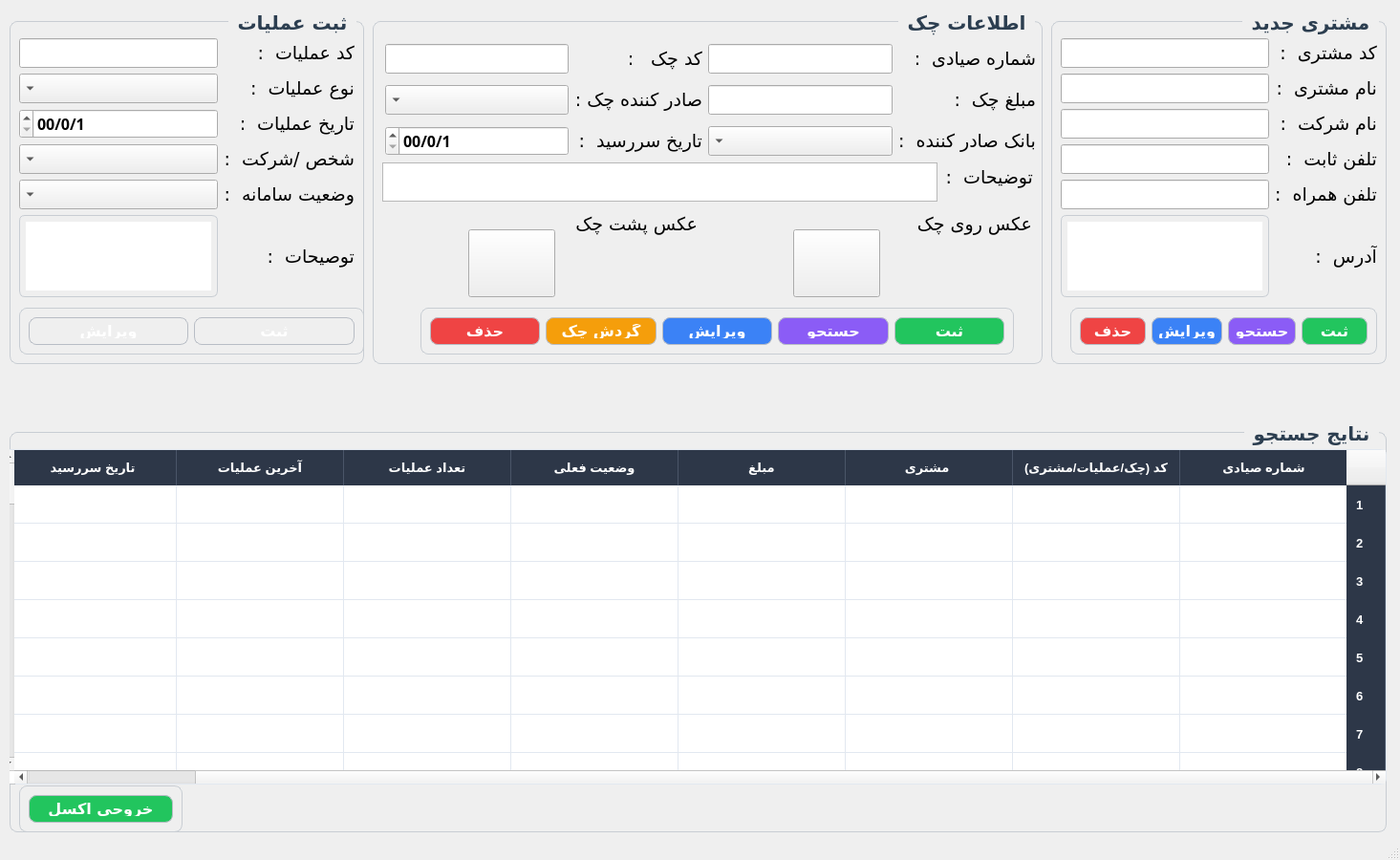
<?xml version="1.0" encoding="UTF-8"?>
<ui version="4.0">
 <class>MainWindow</class>
 <widget class="QMainWindow" name="MainWindow">
  <property name="enabled">
   <bool>true</bool>
  </property>
  <property name="geometry">
   <rect>
    <x>0</x>
    <y>0</y>
    <width>1465</width>
    <height>900</height>
   </rect>
  </property>
  <property name="minimumSize">
   <size>
    <width>1465</width>
    <height>900</height>
   </size>
  </property>
  <property name="maximumSize">
   <size>
    <width>1465</width>
    <height>900</height>
   </size>
  </property>
  <property name="windowTitle">
   <string>MainWindow</string>
  </property>
  <property name="styleSheet">
   <string notr="true"/>
  </property>
  <widget class="QWidget" name="centralwidget">
   <widget class="QGroupBox" name="groupBox_Sabtamaliyat">
    <property name="geometry">
     <rect>
      <x>10</x>
      <y>10</y>
      <width>371</width>
      <height>371</height>
     </rect>
    </property>
    <property name="font">
     <font>
      <family>B Yekan</family>
      <pointsize>15</pointsize>
      <weight>75</weight>
      <bold>true</bold>
     </font>
    </property>
    <property name="layoutDirection">
     <enum>Qt::RightToLeft</enum>
    </property>
    <property name="styleSheet">
     <string notr="true">QGroupBox{
    border:1px solid #C8CDD3;
    border-radius:8px;
    margin-top:12px;
    font-size:15pt;
    font-weight:bold;
    color:#2C3E50;
}

QGroupBox::title{
    subcontrol-origin: margin;
    left:15px;
    padding:0px 6px;
}</string>
    </property>
    <property name="title">
     <string>ثبت عملیات</string>
    </property>
    <widget class="QGroupBox" name="groupBox_Moshtaridokmeha_4">
     <property name="geometry">
      <rect>
       <x>10</x>
       <y>300</y>
       <width>361</width>
       <height>61</height>
      </rect>
     </property>
     <property name="styleSheet">
      <string notr="true">QPushButton{
    border-radius:8px;
    border:1px solid #B8BDC5;
    color:white;
    font-size:12pt;
    font-weight:bold;
    padding:6px;
}

QPushButton:hover{
    border:1px solid #4A90E2;
}

QPushButton:pressed{
    padding-top:7px;
    padding-left:7px;
}</string>
     </property>
     <property name="title">
      <string/>
     </property>
     <layout class="QHBoxLayout" name="horizontalLayout_4">
      <item>
       <widget class="QPushButton" name="pushButton_Sabtmoshtari_2">
        <property name="font">
         <font>
          <family>B Yekan</family>
          <pointsize>12</pointsize>
          <weight>75</weight>
          <bold>true</bold>
         </font>
        </property>
        <property name="cursor">
         <cursorShape>OpenHandCursor</cursorShape>
        </property>
        <property name="styleSheet">
         <string notr="true">background-color: rgb(34, 197, 94);
QPushButton{
    border-radius:8px;
    border:1px solid #B8BDC5;
    color:white;
    font-size:10pt;
    font-weight:bold;
    padding:6px;
}

QPushButton:hover{
    border:1px solid #4A90E2;
}

QPushButton:pressed{
    padding-top:7px;
    padding-left:7px;
}</string>
        </property>
        <property name="text">
         <string>ثبت</string>
        </property>
        <property name="icon">
         <iconset resource="icons.qrc">
          <normaloff>:/newPrefix/Downloads/save-svgrepo-com.svg</normaloff>:/newPrefix/Downloads/save-svgrepo-com.svg</iconset>
        </property>
        <property name="iconSize">
         <size>
          <width>20</width>
          <height>17</height>
         </size>
        </property>
       </widget>
      </item>
      <item>
       <widget class="QPushButton" name="pushButton_Virayeshmoshtari_2">
        <property name="font">
         <font>
          <family>B Yekan</family>
          <pointsize>12</pointsize>
          <weight>75</weight>
          <bold>true</bold>
         </font>
        </property>
        <property name="cursor">
         <cursorShape>OpenHandCursor</cursorShape>
        </property>
        <property name="styleSheet">
         <string notr="true">
background-color: rgb(59, 130, 246);
QPushButton{
    border-radius:8px;
    border:1px solid #B8BDC5;
    color:white;
    font-size:10pt;
    font-weight:bold;
    padding:6px;
}

QPushButton:hover{
    border:1px solid #4A90E2;
}

QPushButton:pressed{
    padding-top:7px;
    padding-left:7px;
}</string>
        </property>
        <property name="text">
         <string>ویرایش</string>
        </property>
        <property name="icon">
         <iconset resource="icons.qrc">
          <normaloff>:/newPrefix/Downloads/edit-svgrepo-com (3).svg</normaloff>:/newPrefix/Downloads/edit-svgrepo-com (3).svg</iconset>
        </property>
        <property name="iconSize">
         <size>
          <width>17</width>
          <height>17</height>
         </size>
        </property>
       </widget>
      </item>
     </layout>
    </widget>
    <widget class="QWidget" name="">
     <property name="geometry">
      <rect>
       <x>10</x>
       <y>30</y>
       <width>351</width>
       <height>271</height>
      </rect>
     </property>
     <layout class="QGridLayout" name="gridLayout_3">
      <item row="10" column="1">
       <widget class="QTextEdit" name="textEdit_Address_2">
        <property name="font">
         <font>
          <family>B Yekan</family>
          <pointsize>10</pointsize>
          <weight>50</weight>
          <bold>false</bold>
         </font>
        </property>
        <property name="styleSheet">
         <string notr="true">QTextEdit{
    border:1px solid #C8CDD3;
    border-radius:6px;
    padding:6px;
    font-size:10pt;
}

QTextEdit:focus{
    border:2px solid #4A90E2;
}</string>
        </property>
       </widget>
      </item>
      <item row="5" column="0">
       <widget class="QLabel" name="label_Codemoshtari_3">
        <property name="font">
         <font>
          <family>B Yekan</family>
          <pointsize>14</pointsize>
          <weight>50</weight>
          <bold>false</bold>
         </font>
        </property>
        <property name="text">
         <string>تاریخ عملیات  :</string>
        </property>
       </widget>
      </item>
      <item row="0" column="0">
       <widget class="QLabel" name="label_Codemoshtari_2">
        <property name="font">
         <font>
          <family>B Yekan</family>
          <pointsize>14</pointsize>
          <weight>50</weight>
          <bold>false</bold>
         </font>
        </property>
        <property name="styleSheet">
         <string notr="true"/>
        </property>
        <property name="text">
         <string>کد عملیات  :</string>
        </property>
       </widget>
      </item>
      <item row="1" column="0">
       <widget class="QLabel" name="label_Codemoshtari_6">
        <property name="font">
         <font>
          <family>B Yekan</family>
          <pointsize>14</pointsize>
          <weight>50</weight>
          <bold>false</bold>
         </font>
        </property>
        <property name="text">
         <string>نوع عملیات  :</string>
        </property>
       </widget>
      </item>
      <item row="8" column="0">
       <widget class="QLabel" name="label_Codemoshtari_9">
        <property name="font">
         <font>
          <family>B Yekan</family>
          <pointsize>14</pointsize>
          <weight>50</weight>
          <bold>false</bold>
         </font>
        </property>
        <property name="text">
         <string>وضعیت سامانه  :</string>
        </property>
       </widget>
      </item>
      <item row="7" column="0">
       <widget class="QLabel" name="label_Codemoshtari_8">
        <property name="font">
         <font>
          <family>B Yekan</family>
          <pointsize>14</pointsize>
          <weight>50</weight>
          <bold>false</bold>
         </font>
        </property>
        <property name="text">
         <string>شخص /شرکت  :</string>
        </property>
       </widget>
      </item>
      <item row="0" column="1">
       <widget class="QLineEdit" name="lineEdit_Codemoshtari_2">
        <property name="font">
         <font>
          <family>B Yekan</family>
          <pointsize>12</pointsize>
          <weight>50</weight>
          <bold>false</bold>
         </font>
        </property>
       </widget>
      </item>
      <item row="10" column="0">
       <widget class="QLabel" name="label_Address_2">
        <property name="font">
         <font>
          <family>B Yekan</family>
          <pointsize>14</pointsize>
          <weight>50</weight>
          <bold>false</bold>
         </font>
        </property>
        <property name="text">
         <string>توصیحات  :</string>
        </property>
       </widget>
      </item>
      <item row="7" column="1">
       <widget class="QComboBox" name="comboBox_Shax">
        <property name="font">
         <font>
          <family>B Yekan</family>
          <pointsize>12</pointsize>
         </font>
        </property>
       </widget>
      </item>
      <item row="8" column="1">
       <widget class="QComboBox" name="comboBox_Vaziyatsamaneh">
        <property name="font">
         <font>
          <family>B Yekan</family>
          <pointsize>12</pointsize>
         </font>
        </property>
       </widget>
      </item>
      <item row="5" column="1">
       <widget class="QDateEdit" name="dateEdit_Tarixamaliyat">
        <property name="font">
         <font>
          <family>B Yekan</family>
          <pointsize>12</pointsize>
          <weight>75</weight>
          <bold>true</bold>
         </font>
        </property>
        <property name="dateTime">
         <datetime>
          <hour>0</hour>
          <minute>0</minute>
          <second>0</second>
          <year>2000</year>
          <month>2</month>
          <day>1</day>
         </datetime>
        </property>
        <property name="currentSection">
         <enum>QDateTimeEdit::DaySection</enum>
        </property>
        <property name="displayFormat">
         <string>d/m/yy</string>
        </property>
        <property name="timeSpec">
         <enum>Qt::LocalTime</enum>
        </property>
       </widget>
      </item>
      <item row="1" column="1">
       <widget class="QComboBox" name="comboBox_Noeamaliyat">
        <property name="font">
         <font>
          <family>B Yekan</family>
          <pointsize>12</pointsize>
         </font>
        </property>
       </widget>
      </item>
     </layout>
    </widget>
   </widget>
   <widget class="QGroupBox" name="groupBox_Etelaatcheck">
    <property name="geometry">
     <rect>
      <x>390</x>
      <y>10</y>
      <width>701</width>
      <height>371</height>
     </rect>
    </property>
    <property name="font">
     <font>
      <family>B Yekan</family>
      <pointsize>15</pointsize>
      <weight>75</weight>
      <bold>true</bold>
     </font>
    </property>
    <property name="layoutDirection">
     <enum>Qt::RightToLeft</enum>
    </property>
    <property name="styleSheet">
     <string notr="true">QGroupBox{
    border:1px solid #C8CDD3;
    border-radius:8px;
    margin-top:12px;
    font-size:15pt;
    font-weight:bold;
    color:#2C3E50;
}

QGroupBox::title{
    subcontrol-origin: margin;
    left:15px;
    padding:0px 6px;
}</string>
    </property>
    <property name="title">
     <string>اطلاعات چک</string>
    </property>
    <widget class="QWidget" name="">
     <property name="geometry">
      <rect>
       <x>13</x>
       <y>30</y>
       <width>681</width>
       <height>131</height>
      </rect>
     </property>
     <layout class="QGridLayout" name="gridLayout_2">
      <item row="3" column="2">
       <widget class="QLabel" name="label__Saderkonandeh">
        <property name="font">
         <font>
          <family>B Yekan</family>
          <pointsize>14</pointsize>
          <weight>50</weight>
          <bold>false</bold>
         </font>
        </property>
        <property name="text">
         <string>صادر کننده چک :</string>
        </property>
       </widget>
      </item>
      <item row="3" column="1">
       <widget class="QLineEdit" name="lineEdit_Mablagcheck">
        <property name="font">
         <font>
          <family>B Yekan</family>
          <pointsize>12</pointsize>
          <weight>50</weight>
          <bold>false</bold>
         </font>
        </property>
       </widget>
      </item>
      <item row="0" column="0">
       <widget class="QLabel" name="label_Shomarehsayadi">
        <property name="font">
         <font>
          <family>B Yekan</family>
          <pointsize>14</pointsize>
          <weight>50</weight>
          <bold>false</bold>
         </font>
        </property>
        <property name="text">
         <string>شماره صیادی  :</string>
        </property>
       </widget>
      </item>
      <item row="4" column="1">
       <widget class="QComboBox" name="comboBox_Banksaderkonandeh">
        <property name="font">
         <font>
          <family>B Yekan</family>
          <pointsize>12</pointsize>
         </font>
        </property>
       </widget>
      </item>
      <item row="4" column="2">
       <widget class="QLabel" name="label_Tarixsarresid">
        <property name="font">
         <font>
          <family>B Yekan</family>
          <pointsize>14</pointsize>
          <weight>50</weight>
          <bold>false</bold>
         </font>
        </property>
        <property name="text">
         <string>تاریخ سررسید  :</string>
        </property>
       </widget>
      </item>
      <item row="0" column="2">
       <widget class="QLabel" name="label_Codecheck">
        <property name="font">
         <font>
          <family>B Yekan</family>
          <pointsize>14</pointsize>
          <weight>50</weight>
          <bold>false</bold>
         </font>
        </property>
        <property name="text">
         <string>کد چک   :</string>
        </property>
       </widget>
      </item>
      <item row="0" column="3">
       <widget class="QLineEdit" name="lineEdit_Codecheck">
        <property name="font">
         <font>
          <family>B Yekan</family>
          <pointsize>12</pointsize>
          <weight>50</weight>
          <bold>false</bold>
         </font>
        </property>
       </widget>
      </item>
      <item row="0" column="1">
       <widget class="QLineEdit" name="lineEdit_Shomarehsayadi">
        <property name="font">
         <font>
          <family>B Yekan</family>
          <pointsize>12</pointsize>
          <weight>50</weight>
          <bold>false</bold>
         </font>
        </property>
       </widget>
      </item>
      <item row="3" column="0">
       <widget class="QLabel" name="label__Mablagcheck">
        <property name="font">
         <font>
          <family>B Yekan</family>
          <pointsize>14</pointsize>
          <weight>50</weight>
          <bold>false</bold>
         </font>
        </property>
        <property name="text">
         <string>مبلغ چک  :</string>
        </property>
       </widget>
      </item>
      <item row="3" column="3">
       <widget class="QComboBox" name="comboBox_Saderkonandeh">
        <property name="font">
         <font>
          <family>B Yekan</family>
          <pointsize>12</pointsize>
         </font>
        </property>
       </widget>
      </item>
      <item row="4" column="0">
       <widget class="QLabel" name="label_Banksaderkonandeh">
        <property name="font">
         <font>
          <family>B Yekan</family>
          <pointsize>14</pointsize>
          <weight>50</weight>
          <bold>false</bold>
         </font>
        </property>
        <property name="text">
         <string>بانک صادر کننده  :</string>
        </property>
       </widget>
      </item>
      <item row="4" column="3">
       <widget class="QDateEdit" name="dateEdit_Tarixamaliyat_2">
        <property name="font">
         <font>
          <family>B Yekan</family>
          <pointsize>12</pointsize>
          <weight>75</weight>
          <bold>true</bold>
         </font>
        </property>
        <property name="dateTime">
         <datetime>
          <hour>0</hour>
          <minute>0</minute>
          <second>0</second>
          <year>2000</year>
          <month>2</month>
          <day>1</day>
         </datetime>
        </property>
        <property name="currentSection">
         <enum>QDateTimeEdit::DaySection</enum>
        </property>
        <property name="displayFormat">
         <string>d/m/yy</string>
        </property>
        <property name="timeSpec">
         <enum>Qt::LocalTime</enum>
        </property>
       </widget>
      </item>
     </layout>
    </widget>
    <widget class="QGroupBox" name="groupBox_Moshtaridokmeha_2">
     <property name="geometry">
      <rect>
       <x>50</x>
       <y>300</y>
       <width>621</width>
       <height>61</height>
      </rect>
     </property>
     <property name="styleSheet">
      <string notr="true">QPushButton{
    border-radius:8px;
    border:1px solid #B8BDC5;
    color:white;
    font-size:12pt;
    font-weight:bold;
    padding:6px;
}

QPushButton:hover{
    border:1px solid #4A90E2;
}

QPushButton:pressed{
    padding-top:7px;
    padding-left:7px;
}</string>
     </property>
     <property name="title">
      <string/>
     </property>
     <layout class="QHBoxLayout" name="horizontalLayout_2">
      <item>
       <widget class="QPushButton" name="pushButton_Sabtcheck">
        <property name="font">
         <font>
          <family>B Yekan</family>
          <pointsize>12</pointsize>
          <weight>75</weight>
          <bold>true</bold>
         </font>
        </property>
        <property name="cursor">
         <cursorShape>OpenHandCursor</cursorShape>
        </property>
        <property name="styleSheet">
         <string notr="true">background-color: rgb(34, 197, 94);</string>
        </property>
        <property name="text">
         <string>ثبت</string>
        </property>
        <property name="icon">
         <iconset resource="icons.qrc">
          <normaloff>:/newPrefix/Downloads/save-svgrepo-com.svg</normaloff>:/newPrefix/Downloads/save-svgrepo-com.svg</iconset>
        </property>
        <property name="iconSize">
         <size>
          <width>17</width>
          <height>17</height>
         </size>
        </property>
       </widget>
      </item>
      <item>
       <widget class="QPushButton" name="pushButton_jostojocheck">
        <property name="font">
         <font>
          <family>B Yekan</family>
          <pointsize>12</pointsize>
          <weight>75</weight>
          <bold>true</bold>
         </font>
        </property>
        <property name="cursor">
         <cursorShape>OpenHandCursor</cursorShape>
        </property>
        <property name="styleSheet">
         <string notr="true">background-color: rgb(139, 92, 246);</string>
        </property>
        <property name="text">
         <string>جستجو</string>
        </property>
        <property name="icon">
         <iconset resource="icons.qrc">
          <normaloff>:/newPrefix/Downloads/search-file-svgrepo-com.svg</normaloff>:/newPrefix/Downloads/search-file-svgrepo-com.svg</iconset>
        </property>
        <property name="iconSize">
         <size>
          <width>17</width>
          <height>17</height>
         </size>
        </property>
       </widget>
      </item>
      <item>
       <widget class="QPushButton" name="pushButton_Virayeshcheck">
        <property name="font">
         <font>
          <family>B Yekan</family>
          <pointsize>12</pointsize>
          <weight>75</weight>
          <bold>true</bold>
         </font>
        </property>
        <property name="cursor">
         <cursorShape>OpenHandCursor</cursorShape>
        </property>
        <property name="styleSheet">
         <string notr="true">
background-color: rgb(59, 130, 246);</string>
        </property>
        <property name="text">
         <string>ویرایش</string>
        </property>
        <property name="icon">
         <iconset resource="icons.qrc">
          <normaloff>:/newPrefix/Downloads/edit-svgrepo-com (3).svg</normaloff>:/newPrefix/Downloads/edit-svgrepo-com (3).svg</iconset>
        </property>
        <property name="iconSize">
         <size>
          <width>17</width>
          <height>17</height>
         </size>
        </property>
       </widget>
      </item>
      <item>
       <widget class="QPushButton" name="pushButton_Gardeshcheck">
        <property name="font">
         <font>
          <family>B Yekan</family>
          <pointsize>12</pointsize>
          <weight>75</weight>
          <bold>true</bold>
         </font>
        </property>
        <property name="cursor">
         <cursorShape>OpenHandCursor</cursorShape>
        </property>
        <property name="styleSheet">
         <string notr="true">background-color: rgb(245, 158, 11);</string>
        </property>
        <property name="text">
         <string>گردش چک</string>
        </property>
        <property name="icon">
         <iconset resource="icons.qrc">
          <normaloff>:/newPrefix/Downloads/process-svgrepo-com.svg</normaloff>:/newPrefix/Downloads/process-svgrepo-com.svg</iconset>
        </property>
        <property name="iconSize">
         <size>
          <width>17</width>
          <height>17</height>
         </size>
        </property>
       </widget>
      </item>
      <item>
       <widget class="QPushButton" name="pushButton_Hazfcheck">
        <property name="font">
         <font>
          <family>B Yekan</family>
          <pointsize>12</pointsize>
          <weight>75</weight>
          <bold>true</bold>
         </font>
        </property>
        <property name="cursor">
         <cursorShape>OpenHandCursor</cursorShape>
        </property>
        <property name="styleSheet">
         <string notr="true">background-color: rgb(239, 68, 68);</string>
        </property>
        <property name="text">
         <string>حذف</string>
        </property>
        <property name="icon">
         <iconset resource="icons.qrc">
          <normaloff>:/newPrefix/Downloads/delete-recycle-bin-trash-can-svgrepo-com.svg</normaloff>:/newPrefix/Downloads/delete-recycle-bin-trash-can-svgrepo-com.svg</iconset>
        </property>
        <property name="iconSize">
         <size>
          <width>17</width>
          <height>17</height>
         </size>
        </property>
       </widget>
      </item>
     </layout>
    </widget>
    <widget class="QLabel" name="label_Axroyecheck">
     <property name="geometry">
      <rect>
       <x>560</x>
       <y>210</y>
       <width>130</width>
       <height>29</height>
      </rect>
     </property>
     <property name="font">
      <font>
       <family>B Yekan</family>
       <pointsize>14</pointsize>
       <weight>50</weight>
       <bold>false</bold>
      </font>
     </property>
     <property name="text">
      <string>عکس روی چک  :</string>
     </property>
    </widget>
    <widget class="QLabel" name="label_Axposhtecheck">
     <property name="geometry">
      <rect>
       <x>210</x>
       <y>210</y>
       <width>130</width>
       <height>29</height>
      </rect>
     </property>
     <property name="font">
      <font>
       <family>B Yekan</family>
       <pointsize>14</pointsize>
       <weight>50</weight>
       <bold>false</bold>
      </font>
     </property>
     <property name="text">
      <string>عکس پشت چک  :</string>
     </property>
    </widget>
    <widget class="QPushButton" name="pushButton_Axroyecheck">
     <property name="geometry">
      <rect>
       <x>440</x>
       <y>230</y>
       <width>91</width>
       <height>71</height>
      </rect>
     </property>
     <property name="font">
      <font>
       <family>B Yekan</family>
       <pointsize>15</pointsize>
       <weight>50</weight>
       <bold>false</bold>
      </font>
     </property>
     <property name="text">
      <string/>
     </property>
     <property name="icon">
      <iconset resource="icons.qrc">
       <normaloff>:/newPrefix/Downloads/save-save-the-document-svgrepo-com.svg</normaloff>:/newPrefix/Downloads/save-save-the-document-svgrepo-com.svg</iconset>
     </property>
     <property name="iconSize">
      <size>
       <width>55</width>
       <height>55</height>
      </size>
     </property>
    </widget>
    <widget class="QPushButton" name="pushButton_Axposhtecheck">
     <property name="geometry">
      <rect>
       <x>100</x>
       <y>230</y>
       <width>91</width>
       <height>71</height>
      </rect>
     </property>
     <property name="font">
      <font>
       <family>B Yekan</family>
       <pointsize>15</pointsize>
       <weight>50</weight>
       <bold>false</bold>
      </font>
     </property>
     <property name="text">
      <string/>
     </property>
     <property name="icon">
      <iconset resource="icons.qrc">
       <normaloff>:/newPrefix/Downloads/save-save-the-document-svgrepo-com.svg</normaloff>:/newPrefix/Downloads/save-save-the-document-svgrepo-com.svg</iconset>
     </property>
     <property name="iconSize">
      <size>
       <width>55</width>
       <height>55</height>
      </size>
     </property>
    </widget>
    <widget class="QLabel" name="label_Tozihatetelatcheck">
     <property name="geometry">
      <rect>
       <x>580</x>
       <y>160</y>
       <width>111</width>
       <height>31</height>
      </rect>
     </property>
     <property name="font">
      <font>
       <family>B Yekan</family>
       <pointsize>14</pointsize>
       <weight>50</weight>
       <bold>false</bold>
      </font>
     </property>
     <property name="text">
      <string>توضیحات  :</string>
     </property>
    </widget>
    <widget class="QTextEdit" name="textEdit_Tozihatetelatcheck">
     <property name="geometry">
      <rect>
       <x>10</x>
       <y>160</y>
       <width>581</width>
       <height>41</height>
      </rect>
     </property>
     <property name="font">
      <font>
       <family>B Yekan</family>
       <pointsize>12</pointsize>
       <weight>50</weight>
       <bold>false</bold>
      </font>
     </property>
    </widget>
   </widget>
   <widget class="QGroupBox" name="groupBox_Moshtarijadid">
    <property name="geometry">
     <rect>
      <x>1100</x>
      <y>10</y>
      <width>351</width>
      <height>371</height>
     </rect>
    </property>
    <property name="font">
     <font>
      <family>B Yekan</family>
      <pointsize>15</pointsize>
      <weight>75</weight>
      <bold>true</bold>
     </font>
    </property>
    <property name="layoutDirection">
     <enum>Qt::RightToLeft</enum>
    </property>
    <property name="styleSheet">
     <string notr="true">QGroupBox{
    border:1px solid #C8CDD3;
    border-radius:8px;
    margin-top:12px;
    font-size:15pt;
    font-weight:bold;
    color:#2C3E50;
}

QGroupBox::title{
    subcontrol-origin: margin;
    left:15px;
    padding:0px 6px;
}</string>
    </property>
    <property name="title">
     <string>مشتری جدید</string>
    </property>
    <widget class="QGroupBox" name="groupBox_Moshtaridokmeha">
     <property name="geometry">
      <rect>
       <x>20</x>
       <y>300</y>
       <width>321</width>
       <height>61</height>
      </rect>
     </property>
     <property name="styleSheet">
      <string notr="true">QPushButton{
    border-radius:8px;
    border:1px solid #B8BDC5;
    color:white;
    font-size:12pt;
    font-weight:bold;
    padding:6px;
}

QPushButton:hover{
    border:1px solid #4A90E2;
}

QPushButton:pressed{
    padding-top:7px;
    padding-left:7px;
}</string>
     </property>
     <property name="title">
      <string/>
     </property>
     <layout class="QHBoxLayout" name="horizontalLayout">
      <item>
       <widget class="QPushButton" name="pushButton_Sabtmoshtari">
        <property name="font">
         <font>
          <family>B Yekan</family>
          <pointsize>12</pointsize>
          <weight>75</weight>
          <bold>true</bold>
         </font>
        </property>
        <property name="cursor">
         <cursorShape>OpenHandCursor</cursorShape>
        </property>
        <property name="styleSheet">
         <string notr="true">background-color: rgb(34, 197, 94);</string>
        </property>
        <property name="text">
         <string>ثبت</string>
        </property>
        <property name="icon">
         <iconset resource="icons.qrc">
          <normaloff>:/newPrefix/Downloads/save-svgrepo-com.svg</normaloff>:/newPrefix/Downloads/save-svgrepo-com.svg</iconset>
        </property>
        <property name="iconSize">
         <size>
          <width>17</width>
          <height>17</height>
         </size>
        </property>
       </widget>
      </item>
      <item>
       <widget class="QPushButton" name="pushButton_jostojomoshtari">
        <property name="font">
         <font>
          <family>B Yekan</family>
          <pointsize>12</pointsize>
          <weight>75</weight>
          <bold>true</bold>
         </font>
        </property>
        <property name="cursor">
         <cursorShape>OpenHandCursor</cursorShape>
        </property>
        <property name="styleSheet">
         <string notr="true">background-color: rgb(139, 92, 246);</string>
        </property>
        <property name="text">
         <string>جستجو</string>
        </property>
        <property name="icon">
         <iconset resource="icons.qrc">
          <normaloff>:/newPrefix/Downloads/search-file-svgrepo-com.svg</normaloff>:/newPrefix/Downloads/search-file-svgrepo-com.svg</iconset>
        </property>
        <property name="iconSize">
         <size>
          <width>17</width>
          <height>17</height>
         </size>
        </property>
       </widget>
      </item>
      <item>
       <widget class="QPushButton" name="pushButton_Virayeshmoshtari">
        <property name="font">
         <font>
          <family>B Yekan</family>
          <pointsize>12</pointsize>
          <weight>75</weight>
          <bold>true</bold>
         </font>
        </property>
        <property name="cursor">
         <cursorShape>OpenHandCursor</cursorShape>
        </property>
        <property name="styleSheet">
         <string notr="true">
background-color: rgb(59, 130, 246);</string>
        </property>
        <property name="text">
         <string>ویرایش</string>
        </property>
        <property name="icon">
         <iconset resource="icons.qrc">
          <normaloff>:/newPrefix/Downloads/edit-svgrepo-com (3).svg</normaloff>:/newPrefix/Downloads/edit-svgrepo-com (3).svg</iconset>
        </property>
        <property name="iconSize">
         <size>
          <width>17</width>
          <height>17</height>
         </size>
        </property>
       </widget>
      </item>
      <item>
       <widget class="QPushButton" name="pushButton_Hazfmoshtari">
        <property name="font">
         <font>
          <family>B Yekan</family>
          <pointsize>12</pointsize>
          <weight>75</weight>
          <bold>true</bold>
         </font>
        </property>
        <property name="cursor">
         <cursorShape>OpenHandCursor</cursorShape>
        </property>
        <property name="styleSheet">
         <string notr="true">background-color: rgb(239, 68, 68);</string>
        </property>
        <property name="text">
         <string>حذف</string>
        </property>
        <property name="icon">
         <iconset resource="icons.qrc">
          <normaloff>:/newPrefix/Downloads/delete-recycle-bin-trash-can-svgrepo-com.svg</normaloff>:/newPrefix/Downloads/delete-recycle-bin-trash-can-svgrepo-com.svg</iconset>
        </property>
        <property name="iconSize">
         <size>
          <width>17</width>
          <height>17</height>
         </size>
        </property>
       </widget>
      </item>
     </layout>
    </widget>
    <widget class="QWidget" name="">
     <property name="geometry">
      <rect>
       <x>10</x>
       <y>30</y>
       <width>331</width>
       <height>271</height>
      </rect>
     </property>
     <layout class="QGridLayout" name="gridLayout">
      <item row="3" column="0">
       <widget class="QLabel" name="label_Shomaretelsabet">
        <property name="font">
         <font>
          <family>B Yekan</family>
          <pointsize>14</pointsize>
          <weight>50</weight>
          <bold>false</bold>
         </font>
        </property>
        <property name="text">
         <string>تلفن ثابت  :</string>
        </property>
       </widget>
      </item>
      <item row="3" column="1">
       <widget class="QLineEdit" name="lineEdit_Shomarehtelsabet">
        <property name="font">
         <font>
          <family>B Yekan</family>
          <pointsize>12</pointsize>
          <weight>50</weight>
          <bold>false</bold>
         </font>
        </property>
       </widget>
      </item>
      <item row="2" column="0">
       <widget class="QLabel" name="label_Namesherkat">
        <property name="font">
         <font>
          <family>B Yekan</family>
          <pointsize>14</pointsize>
          <weight>50</weight>
          <bold>false</bold>
         </font>
        </property>
        <property name="text">
         <string>نام شرکت  :</string>
        </property>
       </widget>
      </item>
      <item row="6" column="0">
       <widget class="QLabel" name="label_Address">
        <property name="font">
         <font>
          <family>B Yekan</family>
          <pointsize>14</pointsize>
          <weight>50</weight>
          <bold>false</bold>
         </font>
        </property>
        <property name="text">
         <string>آدرس  :</string>
        </property>
       </widget>
      </item>
      <item row="0" column="0">
       <widget class="QLabel" name="label_Codemoshtari">
        <property name="font">
         <font>
          <family>B Yekan</family>
          <pointsize>14</pointsize>
          <weight>50</weight>
          <bold>false</bold>
         </font>
        </property>
        <property name="text">
         <string>کد مشتری  :</string>
        </property>
       </widget>
      </item>
      <item row="2" column="1">
       <widget class="QLineEdit" name="lineEdit_Namesherkat">
        <property name="font">
         <font>
          <family>B Yekan</family>
          <pointsize>12</pointsize>
          <weight>50</weight>
          <bold>false</bold>
         </font>
        </property>
       </widget>
      </item>
      <item row="0" column="1">
       <widget class="QLineEdit" name="lineEdit_Codemoshtari">
        <property name="font">
         <font>
          <family>B Yekan</family>
          <pointsize>12</pointsize>
          <weight>50</weight>
          <bold>false</bold>
         </font>
        </property>
       </widget>
      </item>
      <item row="1" column="0">
       <widget class="QLabel" name="label__Namemoshtari">
        <property name="font">
         <font>
          <family>B Yekan</family>
          <pointsize>14</pointsize>
          <weight>50</weight>
          <bold>false</bold>
         </font>
        </property>
        <property name="text">
         <string>نام مشتری  :</string>
        </property>
       </widget>
      </item>
      <item row="6" column="1">
       <widget class="QTextEdit" name="textEdit_Address">
        <property name="font">
         <font>
          <family>B Yekan</family>
          <pointsize>10</pointsize>
          <weight>50</weight>
          <bold>false</bold>
         </font>
        </property>
        <property name="styleSheet">
         <string notr="true">QTextEdit{
    border:1px solid #C8CDD3;
    border-radius:6px;
    padding:6px;
    font-size:10pt;
}

QTextEdit:focus{
    border:2px solid #4A90E2;
}</string>
        </property>
       </widget>
      </item>
      <item row="5" column="1">
       <widget class="QLineEdit" name="lineEdit_Shomarehtelhamrah">
        <property name="font">
         <font>
          <family>B Yekan</family>
          <pointsize>12</pointsize>
         </font>
        </property>
       </widget>
      </item>
      <item row="1" column="1">
       <widget class="QLineEdit" name="lineEdit_Namemoshtari">
        <property name="font">
         <font>
          <family>B Yekan</family>
          <pointsize>12</pointsize>
          <weight>50</weight>
          <bold>false</bold>
         </font>
        </property>
       </widget>
      </item>
      <item row="5" column="0">
       <widget class="QLabel" name="label_Shomaretelhamrah">
        <property name="font">
         <font>
          <family>B Yekan</family>
          <pointsize>14</pointsize>
          <weight>50</weight>
          <bold>false</bold>
         </font>
        </property>
        <property name="text">
         <string>تلفن همراه  :</string>
        </property>
       </widget>
      </item>
     </layout>
    </widget>
   </widget>
   <widget class="QGroupBox" name="groupBox_Natayejhostvajoo">
    <property name="geometry">
     <rect>
      <x>10</x>
      <y>440</y>
      <width>1441</width>
      <height>431</height>
     </rect>
    </property>
    <property name="font">
     <font>
      <family>B Yekan</family>
      <pointsize>15</pointsize>
      <weight>75</weight>
      <bold>true</bold>
     </font>
    </property>
    <property name="layoutDirection">
     <enum>Qt::RightToLeft</enum>
    </property>
    <property name="autoFillBackground">
     <bool>false</bool>
    </property>
    <property name="styleSheet">
     <string notr="true">QTableWidget{
    border:1px solid #C8CDD3;
    gridline-color:#E6E9ED;
    alternate-background-color:#F9FAFB;
    selection-background-color:#4A90E2;
    selection-color:white;
    font-size:10pt;
}
QGroupBox{
    border:1px solid #C8CDD3;
    border-radius:8px;
    margin-top:12px;
    font-size:15pt;
    font-weight:bold;
    color:#2C3E50;
}

QGroupBox::title{
    subcontrol-origin: margin;
    left:15px;
    padding:0px 6px;
}</string>
    </property>
    <property name="title">
     <string>نتایج جستجو</string>
    </property>
    <widget class="QTableWidget" name="tableWidget">
     <property name="geometry">
      <rect>
       <x>-10</x>
       <y>30</y>
       <width>1451</width>
       <height>351</height>
      </rect>
     </property>
     <property name="font">
      <font>
       <family>B Yekan</family>
       <pointsize>-1</pointsize>
       <weight>75</weight>
       <bold>true</bold>
      </font>
     </property>
     <property name="styleSheet">
      <string notr="true">/* هدر جدول */
QTableWidget QHeaderView::section {
    background-color: #2d3748;
    color: #ffffff;
    padding: 8px 10px;
    border: none;
    border-right: 1px solid #4a5568;
    font-size: 13px;
    font-weight: bold;
    font-family: &quot;Vazir&quot;, &quot;Tahoma&quot;;
}

QTableWidget QHeaderView::section:last {
    border-right: none;
}

/* خود جدول */
QTableWidget {
    background-color: #ffffff;
    alternate-background-color: #f7fafc;
    border: 1px solid #e2e8f0;
    border-radius: 6px;
    gridline-color: #e2e8f0;
    font-size: 12px;
    color: #2d3748;
}

QTableWidget::item {
    padding: 6px 10px;
    border: none;
}

QTableWidget::item:selected {
    background-color: #4299e1;
    color: white;
}</string>
     </property>
     <property name="sizeAdjustPolicy">
      <enum>QAbstractScrollArea::AdjustIgnored</enum>
     </property>
     <property name="showGrid">
      <bool>true</bool>
     </property>
     <property name="gridStyle">
      <enum>Qt::SolidLine</enum>
     </property>
     <property name="sortingEnabled">
      <bool>false</bool>
     </property>
     <property name="wordWrap">
      <bool>true</bool>
     </property>
     <property name="cornerButtonEnabled">
      <bool>true</bool>
     </property>
     <property name="rowCount">
      <number>50</number>
     </property>
     <attribute name="horizontalHeaderDefaultSectionSize">
      <number>175</number>
     </attribute>
     <attribute name="horizontalHeaderShowSortIndicator" stdset="0">
      <bool>false</bool>
     </attribute>
     <attribute name="horizontalHeaderStretchLastSection">
      <bool>false</bool>
     </attribute>
     <attribute name="verticalHeaderCascadingSectionResizes">
      <bool>false</bool>
     </attribute>
     <attribute name="verticalHeaderDefaultSectionSize">
      <number>40</number>
     </attribute>
     <attribute name="verticalHeaderShowSortIndicator" stdset="0">
      <bool>false</bool>
     </attribute>
     <attribute name="verticalHeaderStretchLastSection">
      <bool>false</bool>
     </attribute>
     <row/>
     <row/>
     <row/>
     <row/>
     <row/>
     <row/>
     <row/>
     <row/>
     <row/>
     <row/>
     <row/>
     <row/>
     <row/>
     <row/>
     <row/>
     <row/>
     <row/>
     <row/>
     <row/>
     <row/>
     <row/>
     <row/>
     <row/>
     <row/>
     <row/>
     <row/>
     <row/>
     <row/>
     <row/>
     <row/>
     <row/>
     <row/>
     <row/>
     <row/>
     <row/>
     <row/>
     <row/>
     <row/>
     <row/>
     <row/>
     <row/>
     <row/>
     <row/>
     <row/>
     <row/>
     <row/>
     <row/>
     <row/>
     <row/>
     <row/>
     <column>
      <property name="text">
       <string>شماره صیادی</string>
      </property>
      <property name="font">
       <font>
        <family>B Titr</family>
        <weight>75</weight>
        <bold>true</bold>
       </font>
      </property>
     </column>
     <column>
      <property name="text">
       <string>کد (چک/عملیات/مشتری)</string>
      </property>
     </column>
     <column>
      <property name="text">
       <string>مشتری </string>
      </property>
     </column>
     <column>
      <property name="text">
       <string>مبلغ</string>
      </property>
     </column>
     <column>
      <property name="text">
       <string>وضعیت فعلی</string>
      </property>
     </column>
     <column>
      <property name="text">
       <string>تعداد عملیات</string>
      </property>
     </column>
     <column>
      <property name="text">
       <string>آخرین عملیات</string>
      </property>
     </column>
     <column>
      <property name="text">
       <string>تاریخ سررسید</string>
      </property>
     </column>
    </widget>
    <widget class="QGroupBox" name="groupBox_Moshtaridokmeha_5">
     <property name="geometry">
      <rect>
       <x>10</x>
       <y>370</y>
       <width>171</width>
       <height>61</height>
      </rect>
     </property>
     <property name="styleSheet">
      <string notr="true">QPushButton{
    border-radius:8px;
    border:1px solid #B8BDC5;
    color:white;
    font-size:12pt;
    font-weight:bold;
    padding:6px;
}

QPushButton:hover{
    border:1px solid #4A90E2;
}

QPushButton:pressed{
    padding-top:7px;
    padding-left:7px;
}</string>
     </property>
     <property name="title">
      <string/>
     </property>
     <layout class="QHBoxLayout" name="horizontalLayout_5">
      <item>
       <widget class="QPushButton" name="pushButton_Sabtmoshtari_4">
        <property name="font">
         <font>
          <family>B Yekan</family>
          <pointsize>12</pointsize>
          <weight>75</weight>
          <bold>true</bold>
         </font>
        </property>
        <property name="cursor">
         <cursorShape>OpenHandCursor</cursorShape>
        </property>
        <property name="styleSheet">
         <string notr="true">background-color: rgb(34, 197, 94);</string>
        </property>
        <property name="text">
         <string>خروجی اکسل</string>
        </property>
        <property name="icon">
         <iconset resource="icons.qrc">
          <normaloff>:/newPrefix/Downloads/Icons8-Ios7-Logos-Excel-Copyrighted.512.png</normaloff>:/newPrefix/Downloads/Icons8-Ios7-Logos-Excel-Copyrighted.512.png</iconset>
        </property>
        <property name="iconSize">
         <size>
          <width>17</width>
          <height>17</height>
         </size>
        </property>
       </widget>
      </item>
     </layout>
    </widget>
   </widget>
   <widget class="QLineEdit" name="lineEdit_Extar">
    <property name="geometry">
     <rect>
      <x>404</x>
      <y>394</y>
      <width>691</width>
      <height>41</height>
     </rect>
    </property>
    <property name="font">
     <font>
      <family>B Yekan</family>
      <pointsize>20</pointsize>
      <weight>75</weight>
      <italic>false</italic>
      <bold>true</bold>
     </font>
    </property>
    <property name="layoutDirection">
     <enum>Qt::RightToLeft</enum>
    </property>
    <property name="autoFillBackground">
     <bool>false</bool>
    </property>
    <property name="styleSheet">
     <string notr="true">
    background: transparent;
    border: none;
    color: red;
     font-weight: bold;
</string>
    </property>
    <property name="frame">
     <bool>false</bool>
    </property>
    <property name="alignment">
     <set>Qt::AlignCenter</set>
    </property>
   </widget>
  </widget>
  <widget class="QStatusBar" name="statusbar"/>
 </widget>
 <resources>
  <include location="icons.qrc"/>
 </resources>
 <connections/>
</ui>
